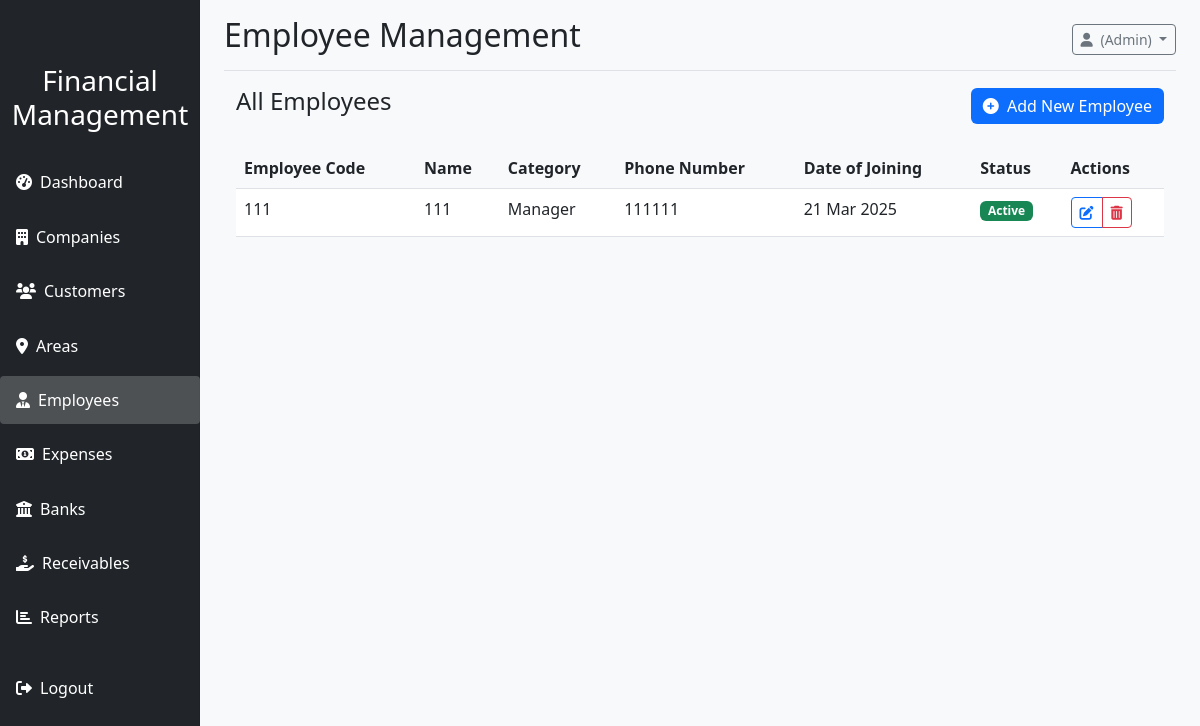
Page /dashboard/employees/ (signed in) on the committed database.
### authentication/models.py (models this page shows, shortened)
class User(AbstractUser):
    ROLE_CHOICES = (
        ('admin', 'Admin'),
        ('accountant', 'Accountant'),
    )
    username = None
    email = models.EmailField(_('email address'), unique=True)
    role = models.CharField(max_length=20, choices=ROLE_CHOICES, default='accountant')
    USERNAME_FIELD = 'email'
    REQUIRED_FIELDS = []
    objects = UserManager()

### dashboard/models.py (models this page shows, shortened)
class Employee(models.Model):
    CATEGORY_CHOICES = (
        ('manager', 'Manager'),
        ('supervisor', 'Supervisor'),
        ('salesperson', 'Salesperson'),
        ('accountant', 'Accountant'),
        ('admin', 'Administrative Staff'),
        ('other', 'Other'),
    )
    STATUS_CHOICES = (
        ('active', 'Active'),
        ('resigned', 'Resigned'),
        ('terminated', 'Terminated'),
        ('on_leave', 'On Leave'),
    )
    employee_code = models.CharField(max_length=20, unique=True)
    name = models.CharField(max_length=100)
    category = models.CharField(max_length=20, choices=CATEGORY_CHOICES)
    phone_number = models.CharField(max_length=20)
    referred_by = models.CharField(max_length=100, blank=True, null=True)
    email = models.EmailField(blank=True, null=True)
    cnic = models.CharField(max_length=20, blank=True, null=True, verbose_name="CNIC")
    date_of_birth = models.DateField(null=True, blank=True)
    date_of_joining = models.DateField(default=timezone.now)
    date_of_resignation = models.DateField(null=True, blank=True)
    address = models.TextField(blank=True, null=True)
    status = models.CharField(max_length=20, choices=STATUS_CHOICES, default='active')
    class Meta:
        ordering = ['name']

### dashboard/views.py (the view)
# urls.py: path('employees/', views.employees, name='employees'),
@login_required
def employees(request):
    employees = Employee.objects.all()
    form = EmployeeForm()
    if request.method == 'POST':
        form = EmployeeForm(request.POST)
        if form.is_valid():
            form.save()
            messages.success(request, 'Employee added successfully!')
            return redirect('employees')
    context = {
        'employees': employees,
        'form': form,
        'active_page': 'employees'
    }
    return render(request, 'dashboard/employees.html', context)

### dashboard/templates/dashboard/employees.html (shortened to what this page needs)
{% extends 'dashboard_base.html' %}
{% block page_title %}Employee Management{% endblock %}
{% block dashboard_content %}
<div class="container-fluid">
    <div class="d-flex justify-content-between align-items-center mb-4">
        <h4>All Employees</h4>
        <button class="btn btn-primary" data-bs-toggle="modal" data-bs-target="#addEmployeeModal">
            <i class="fas fa-plus-circle me-1"></i> Add New Employee
        </button>
    </div>
    <div class="table-responsive">
        <table class="table table-hover" id="employeesTable">
            <thead>
                <tr>
                    <th>Employee Code</th>
                    <th>Name</th>
                    <th>Category</th>
                    <th>Phone Number</th>
                    <th>Date of Joining</th>
                    <th>Status</th>
                    <th>Actions</th>
                </tr>
            </thead>
            <tbody>
                {% for employee in employees %}
                <tr>
                    <td>{{ employee.employee_code }}</td>
                    <td>{{ employee.name }}</td>
                    <td>{{ employee.get_category_display }}</td>
                    <td>{{ employee.phone_number }}</td>
                    <td>{{ employee.date_of_joining|date:"d M Y" }}</td>
                    <td>
                        {% if employee.status == 'active' %}
                            <span class="badge bg-success">Active</span>
                        {% elif employee.status == 'resigned' %}
                            <span class="badge bg-danger">Resigned</span>
                        {% elif employee.status == 'terminated' %}
                            <span class="badge bg-dark">Terminated</span>
                        {% elif employee.status == 'on_leave' %}
                            <span class="badge bg-warning text-dark">On Leave</span>
                        {% endif %}
                    </td>
                    <td>
                        <div class="btn-group btn-group-sm" role="group">
                            <a href="{% url 'edit_employee' employee.id %}" class="btn btn-outline-primary">
                                <i class="fas fa-edit"></i>
                            </a>
                            <button type="button" class="btn btn-outline-danger"
                                    data-bs-toggle="modal"
                                    data-bs-target="#deleteEmployeeModal"
                                    data-employee-id="{{ employee.id }}"
                                    data-employee-name="{{ employee.name }}">
                                <i class="fas fa-trash-alt"></i>
                            </button>
                        </div>
                    </td>
                </tr>
                {% empty %}
                <tr>
                    <td colspan="7" class="text-center text-muted py-3">No employees have been added yet.</td>
                </tr>
                {% endfor %}
            </tbody>
        </table>
    </div>
</div>
{% endblock %}

### templates/dashboard_base.html (shortened to what this page needs)
{% extends 'base.html' %}
{% block content %}
<div class="container-fluid">
    <div class="row">
        <div class="col-md-3 col-lg-2 d-md-block bg-dark sidebar collapse" id="sidebarMenu">
            <div class="position-sticky pt-3">
                <div class="text-center mb-4">
                    <h3 class="text-white">Financial Management</h3>
                </div>
                <ul class="nav flex-column">
                    <li class="nav-item">
                        <a class="nav-link text-white {% if active_page == 'dashboard' %}active{% endif %}" href="{% url 'dashboard' %}">
                            <i class="fas fa-tachometer-alt me-2"></i>Dashboard
                        </a>
                    </li>
                    <li class="nav-item">
                        <a class="nav-link text-white {% if active_page == 'companies' %}active{% endif %}" href="{% url 'companies' %}">
                            <i class="fas fa-building me-2"></i>Companies
                        </a>
                    </li>
                    <li class="nav-item">
                        <a class="nav-link text-white {% if active_page == 'customers' %}active{% endif %}" href="{% url 'customers' %}">
                            <i class="fas fa-users me-2"></i>Customers
                        </a>
                    </li>
                    <li class="nav-item">
                        <a class="nav-link text-white {% if active_page == 'areas' %}active{% endif %}" href="{% url 'areas' %}">
                            <i class="fas fa-map-marker-alt me-2"></i>Areas
                        </a>
                    </li>
                    <li class="nav-item">
                        <a class="nav-link text-white {% if active_page == 'employees' %}active{% endif %}" href="{% url 'employees' %}">
                            <i class="fas fa-user-tie me-2"></i>Employees
                        </a>
                    </li>
                    <li class="nav-item">
                        <a class="nav-link text-white {% if active_page == 'expenses' %}active{% endif %}" href="{% url 'expenses' %}">
                            <i class="fas fa-money-bill-alt me-2"></i>Expenses
                        </a>
                    </li>
                    <li class="nav-item">
                        <a class="nav-link text-white {% if active_page == 'banks' %}active{% endif %}" href="{% url 'banks' %}">
                            <i class="fas fa-university me-2"></i>Banks
                        </a>
                    </li>
                    <li class="nav-item">
                        <a class="nav-link text-white {% if active_page == 'receivables' %}active{% endif %}" href="{% url 'receivables' %}">
                            <i class="fas fa-hand-holding-usd me-2"></i>Receivables
                        </a>
                    </li>
                    <li class="nav-item">
                        <a class="nav-link text-white {% if active_page == 'reports' %}active{% endif %}" href="{% url 'reports' %}">
                            <i class="fas fa-chart-bar me-2"></i>Reports
                        </a>
                    </li>
                    <li class="nav-item mt-3">
                        <a class="nav-link text-white" href="{% url 'logout' %}">
                            <i class="fas fa-sign-out-alt me-2"></i>Logout
                        </a>
                    </li>
                </ul>
            </div>
        </div>
        <main class="col-md-9 ms-sm-auto col-lg-10 px-md-4">
            <div class="d-flex justify-content-between flex-wrap flex-md-nowrap align-items-center pt-3 pb-2 mb-3 border-bottom">
                <h1 class="h2">{% block page_title %}Dashboard{% endblock %}</h1>
                <div class="btn-toolbar mb-2 mb-md-0">
                    <div class="dropdown">
                        <button class="btn btn-sm btn-outline-secondary dropdown-toggle" type="button" id="userDropdown" data-bs-toggle="dropdown" aria-expanded="false">
                            <i class="fas fa-user me-1"></i> {{ request.user.first_name }} {{ request.user.last_name }} ({{ request.user.get_role_display }})
                        </button>
                    </div>
                </div>
            </div>
            {% block dashboard_content %}{% endblock %}
        </main>
    </div>
</div>
{% endblock %}

### templates/base.html (shortened to what this page needs)
<!DOCTYPE html>
<html lang="en">
<head>
    <link href="https://cdn.jsdelivr.net/npm/bootstrap@5.3.0-alpha1/dist/css/bootstrap.min.css" rel="stylesheet">
    <link rel="stylesheet" href="https://cdnjs.cloudflare.com/ajax/libs/font-awesome/6.0.0/css/all.min.css">
    {% load static %}
    <link rel="stylesheet" href="{% static 'css/style.css' %}">
</head>
<body>
    {% block content %}{% endblock %}
</body>
</html>

### static/css/style.css (style rules this page uses)
body { font-family: 'Segoe UI', Tahoma, Geneva, Verdana, sans-serif; background-color: #f8f9fa; }
.sidebar { position: fixed; top: 0; bottom: 0; left: 0; z-index: 100; padding: 48px 0 0; box-shadow: inset -1px 0 0 rgba(0, 0, 0, .1); height: 100vh; }
.sidebar .nav-link { font-weight: 500; color: #333; padding: 0.75rem 1rem; margin: 0.2rem 0; border-radius: 0.25rem; }
.sidebar .nav-link.active { background-color: rgba(255, 255, 255, 0.2); }
.table th { font-weight: 600; background-color: #f8f9fa; }
.btn-primary { background-color: #0d6efd; border: none; }

### rows in the picture
User: user.role "Admin"
Employee: employee_code "111", name "111", category "Manager", phone_number "111111", date_of_joining "21 Mar 2025", status "Active"
